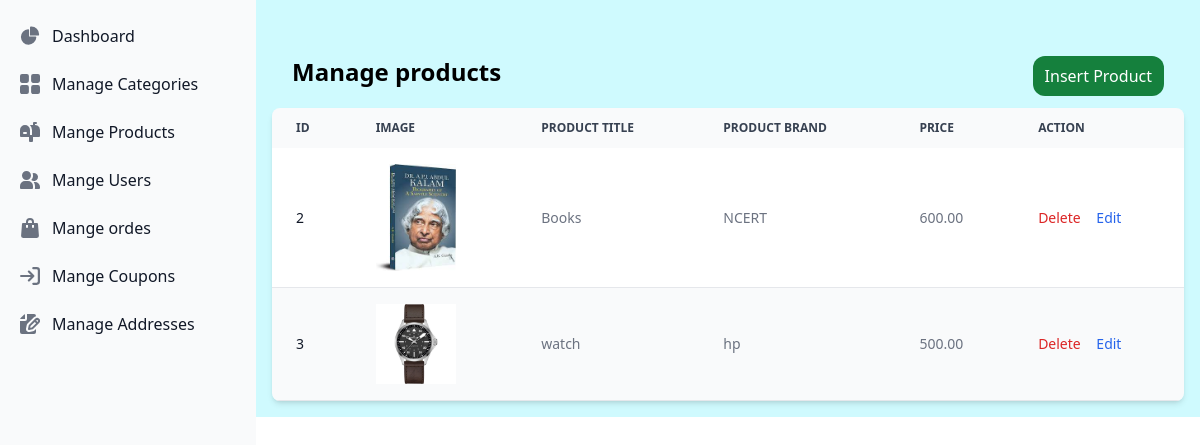
The page /admin-panel/product on the database its author committed.
### shop/models.py (models this page shows, shortened)
class Product(models.Model):
    title = models.CharField(max_length=200)
    slug = models.SlugField(unique=True)
    description = models.TextField()
    price = models.DecimalField(max_digits=10,decimal_places=2)
    discount_price = models.DecimalField(max_digits=10,decimal_places=2,null=True,blank=True)
    image = models.ImageField(upload_to='products')
    brand = models.CharField(max_length=200)
    status = models.BooleanField(default=False)
    category = models.ForeignKey(Category,on_delete=models.CASCADE)
    created_at = models.DateTimeField(auto_now_add=True)
    updated_at = models.DateTimeField(auto_now=True)

### shop/views.py (the view)
# urls.py: path("admin-panel/product", manageProduct, name="admin.product"),
def manageProduct(request):
    data={}
    data['products'] = Product.objects.all()
    return render(request, 'admin-panel/manage-products.html',data)

### templates/admin-panel/manage-products.html
{% extends 'admin-panel/layout.html' %}
{% block content %}
<div class="flex flex-1 gap-3">
    <div class="w-full">
        <div class="flex flex-1 px-5 pt-10 pb-3 justify-between">
            <h2 class="text-2xl font-black ">Manage products</h2>
            <a href="{% url 'admin.product.add' %}" class="text-white bg-green-700 px-3 py-2 rounded-xl">Insert Product</a>
        </div>
<div class="relative overflow-x-auto shadow-md sm:rounded-lg">
    <table class="w-full text-sm text-left rtl:text-right text-gray-500 dark:text-gray-400">
        <thead class="text-xs text-gray-700 uppercase bg-gray-50 dark:bg-gray-700 dark:text-gray-400">
            <tr>
                <th scope="col" class="px-6 py-3">
                    Id
                </th>
                <th scope="col" class="px-6 py-3">
                    Image
                </th>
                <th scope="col" class="px-6 py-3">
                    Product Title
                </th>
                <th scope="col" class="px-6 py-3">
                    Product Brand
                </th>
                <th scope="col" class="px-6 py-3">
                    Price
                </th>
                <th scope="col" class="px-6 py-3">
                    Action
                </th>
            </tr>
        </thead>
        <tbody>
            {% for product in products %}
            <tr class="odd:bg-white odd:dark:bg-gray-900 even:bg-gray-50 even:dark:bg-gray-800 border-b dark:border-gray-700">
                <th scope="row" class="px-6 py-4 font-medium text-gray-900 whitespace-nowrap dark:text-white">
                    {{product.id}}
                </th>
                <td class="px-6 py-4">
                    <img src ="{{product.image.url}}" width="80px" height="auto" alt="">
                </td>
                <td class="px-6 py-4">
                    {{product.title}}
                </td>
                <td class="px-6 py-4">
                    {{product.brand}}
                </td>
                <td class="px-6 py-4">
                    {{product.price}}
                </td>
                <td class="px-6 py-4 space-x-3">
                    <a href="{% url 'admin.product.delete' product.id %}" class="font-medium text-red-600 dark:text-red-500 hover:underline">Delete</a>
                    <a href="#" class="font-medium text-blue-600 dark:text-blue-500 hover:underline">Edit</a>
                </td>
            </tr>
            {% endfor %}
        </tbody>
    </table>
</div>
    </div>
</div>
{% endblock content %}

### rows shown on the page
Product: id "2", image (picture), title "Books", brand "NCERT", price "600.00"
Product: id "3", image (picture), title "watch", brand "hp", price "500.00"
